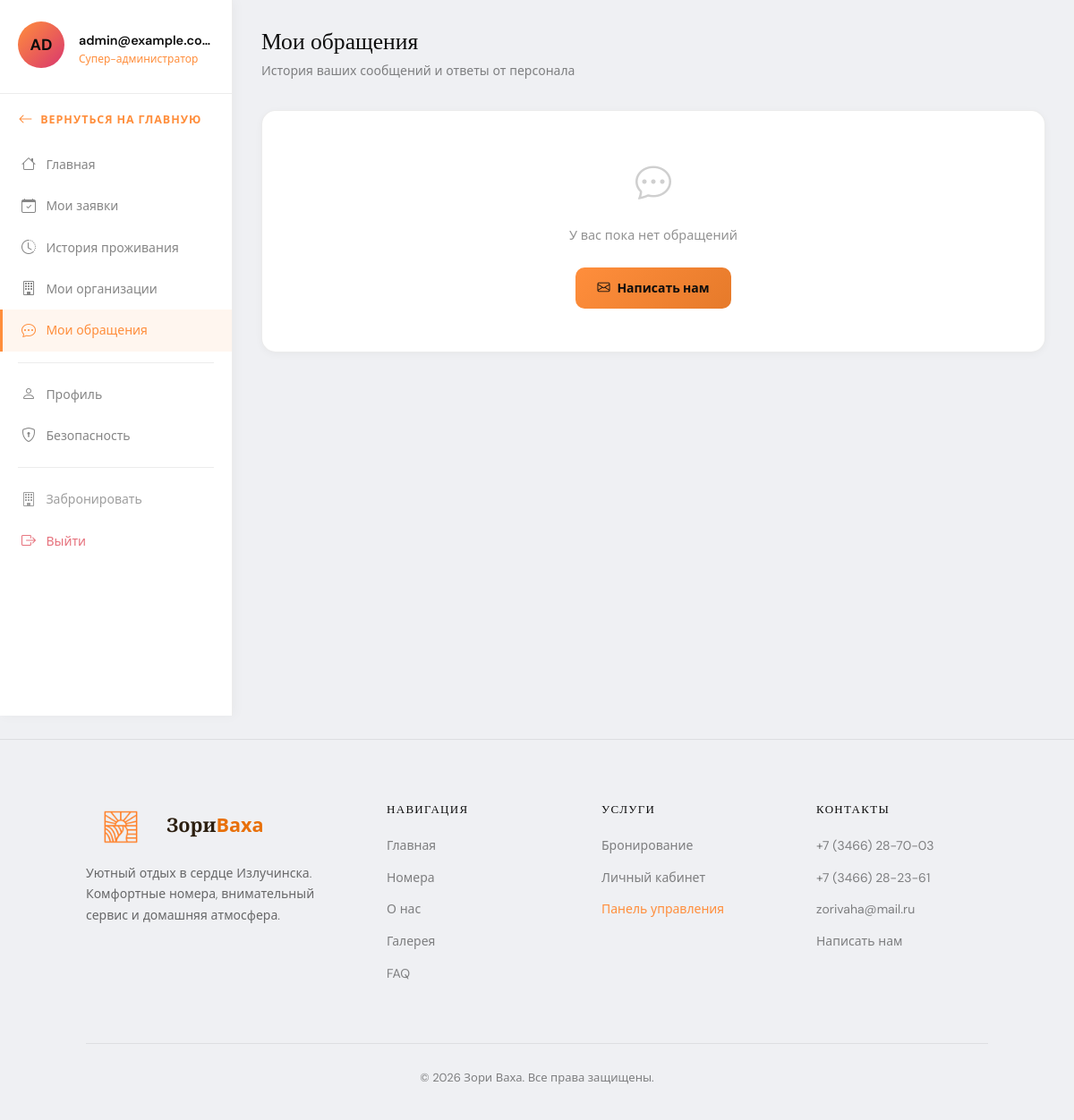
The page /cabinet/messages/ (signed in) on the database its author committed.
### apps/accounts/models.py (models this page shows, shortened)
class User(AbstractUser, TimeStampedModel):
    username = None
    email = models.EmailField(_("email"), unique=True)
    role = models.CharField(
        _("роль"),
        max_length=20,
        choices=UserRole.choices,
        default=UserRole.USER,
        db_index=True,
    )
    phone = models.CharField(
        _("телефон"), max_length=20, blank=True, validators=[phone_validator]
    )
    patronymic = models.CharField(_("отчество"), max_length=150, blank=True)
    date_of_birth = models.DateField(_("дата рождения"), null=True, blank=True)
    avatar = models.ImageField(
        _("аватар"), upload_to="avatars/%Y/%m/", null=True, blank=True
    )
    preferred_language = models.CharField(
        _("язык интерфейса"), max_length=10, default="ru", blank=True,
        choices=[("ru", "Русский"), ("en", "English")],
    )
    marketing_consent    = models.BooleanField(_("согласие на рассылку"), default=False)
    email_notifications  = models.BooleanField(_("email-уведомления"),    default=True)
    USERNAME_FIELD  = "email"
    REQUIRED_FIELDS = []
    objects = UserManager()
    class Meta:
        verbose_name         = _("пользоваостиница")
        verbose_name_plural  = _("пользователи")
        ordering             = ["-created_at"]
        indexes = [
            models.Index(fields=["role", "is_active"]),
        ]
    @property
    def is_plain_user(self) -> bool:
        return self.role == UserRole.USER and not self.is_superuser
    @property
    def is_super_admin(self) -> bool:
        return self.is_superuser or self.role == UserRole.SUPER_ADMIN
    def has_role(self, minimum_role: str) -> bool:
        if self.is_superuser:
            return True
        return role_gte(self.role, minimum_role)
    def get_full_name(self) -> str:
        return " ".join(
            part for part in [self.last_name, self.first_name, self.patronymic] if part
        )
    def get_initials(self) -> str:
        parts = [self.first_name[:1], self.last_name[:1]]
        return "".join(p for p in parts if p).upper() or self.email[:2].upper()
    @property
    def contact_messages_unread_replies_count(self) -> int:
        from apps.notifications.models import ContactReply
        return ContactReply.objects.filter(
            message__sender_user=self,
            is_staff_reply=True,
            is_read_by_guest=False,
        ).count()

### apps/notifications/views.py (the view)
# urls.py: path("messages/",                 views.GuestContactMessagesView.as_view(),       name="my_messages"),
class GuestContactMessagesView(LoginRequiredMixin, View):
    template_name = "accounts/contact_messages.html"
    login_url = "/auth/login/"
    def get(self, request):
        msgs = ContactMessage.objects.filter(
            sender_user=request.user
        ).prefetch_related("replies").order_by("-created_at")
        return render(request, self.template_name, {"messages_qs": msgs})

### apps/core/context_processors.py (called while the page is built)
def site_settings(request):
    return {
        "SITE_NAME": "Зори Ваха",
        "SITE_TAGLINE": "Уютный отдых в тихом посёлке",
        "CONTACT_PHONE": "+7 (3466) 28-70-03",
        "CONTACT_PHONE_SECOND": "+7 (3466) 28-23-61",
        "CONTACT_EMAIL": "zorivaha@mail.ru",
        "DEBUG": settings.DEBUG,
        "footer_links_hotel": [
            ("Номера", "/rooms/"),
            ("О гостинице", "/about/"),
            ("Контакты", "/contacts/"),
        ],
    }

def contact_messages_count(request):
    if not request.user.is_authenticated:
        return {"contact_messages_new_count": 0}
    try:
        from apps.accounts.models import UserRole
        if not request.user.has_role(UserRole.RECEPTIONIST):
            return {"contact_messages_new_count": 0}
        from apps.notifications.models import ContactMessage
        count = ContactMessage.objects.filter(status=ContactMessage.Status.NEW).count()
        return {"contact_messages_new_count": count}
    except Exception:
        return {"contact_messages_new_count": 0}

### apps/core/permissions.py (called while the page is built)
def has_permission(user, permission: Permission) -> bool:
    if not user or not user.is_authenticated:
        return False
    if user.is_superuser:
        return True
    min_role = PERMISSION_ROLE_MAP.get(permission)
    if min_role is None:
        return False
    return user.has_role(min_role)

### templates/accounts/contact_messages.html (shortened to what this page needs)
{% extends "accounts/base_cabinet.html" %}
{% block cabinet_content %}
<h1 class="cabinet-page-title">Мои обращения</h1>
<p class="cabinet-page-subtitle">История ваших сообщений и ответы от персонала</p>
{% if messages_qs %}
<div class="cabinet-card">
  {% for msg in messages_qs %}
  <a href="{% url 'accounts:my_message_detail' msg.pk %}"
     style="display:flex;align-items:flex-start;gap:1rem;padding:1rem 0;
            border-bottom:1px solid rgba(13,13,13,.07);text-decoration:none;
            transition:background .15s"
     onmouseover="this.style.background='rgba(255,142,60,.03)'"
     onmouseout="this.style.background='transparent'">
    <div style="width:40px;height:40px;border-radius:50%;flex-shrink:0;
                display:flex;align-items:center;justify-content:center;
                font-size:.9rem;
                {% if msg.status == 'answered' %}background:rgba(40,167,69,.12);color:#28a745
                {% elif msg.status == 'closed' %}background:rgba(108,117,125,.1);color:#6c757d
                {% else %}background:rgba(255,142,60,.12);color:#ff8e3c{% endif %}">
      <i class="bi bi-{% if msg.status == 'answered' %}check-circle{% elif msg.status == 'closed' %}x-circle{% else %}chat-dots{% endif %}"></i>
    </div>
    <div style="flex:1;min-width:0">
      <div style="font-weight:600;color:#0d0d0d;font-size:.9rem;margin-bottom:.2rem">
        {{ msg.subject|default:"Без темы" }}
        {% if msg.unread_replies_for_guest %}
        <span style="background:#dc3545;color:#fff;border-radius:10px;padding:.1rem .45rem;font-size:.65rem;font-weight:700;margin-left:.4rem">{{ msg.unread_replies_for_guest }} новых</span>
        {% endif %}
      </div>
      <div style="font-size:.8rem;color:rgba(13,13,13,.5);white-space:nowrap;overflow:hidden;text-overflow:ellipsis">
        {{ msg.message|truncatechars:80 }}
      </div>
      <div style="font-size:.72rem;color:rgba(13,13,13,.35);margin-top:.25rem">
        {{ msg.created_at|date:"d.m.Y H:i" }} · {{ msg.replies.count }} ответ(ов)
      </div>
    </div>
    <div style="flex-shrink:0">
      {% if msg.status == "answered" %}
        <span style="background:rgba(40,167,69,.12);color:#28a745;border-radius:6px;padding:.2rem .6rem;font-size:.72rem;font-weight:700">Отвечено</span>
      {% elif msg.status == "closed" %}
        <span style="background:rgba(108,117,125,.1);color:#6c757d;border-radius:6px;padding:.2rem .6rem;font-size:.72rem;font-weight:700">Закрыто</span>
      {% elif msg.status == "in_work" %}
        <span style="background:rgba(13,110,253,.1);color:#0d6efd;border-radius:6px;padding:.2rem .6rem;font-size:.72rem;font-weight:700">В работе</span>
      {% else %}
        <span style="background:rgba(255,142,60,.1);color:#ff8e3c;border-radius:6px;padding:.2rem .6rem;font-size:.72rem;font-weight:700">Новое</span>
      {% endif %}
    </div>
  </a>
  {% endfor %}
</div>
{% else %}
<div class="cabinet-card" style="text-align:center;padding:3rem">
  <i class="bi bi-chat-dots" style="font-size:2.5rem;color:rgba(13,13,13,.2);display:block;margin-bottom:1rem"></i>
  <div style="color:rgba(13,13,13,.45);font-size:.9rem;margin-bottom:1.5rem">У вас пока нет обращений</div>
  <a href="{% url 'hotel:contacts' %}"
     style="display:inline-flex;align-items:center;gap:.5rem;padding:.75rem 1.5rem;
            background:linear-gradient(135deg,#ff8e3c,#e67a2a);border-radius:10px;
            color:#0d0d0d;font-weight:700;text-decoration:none;font-size:.875rem">
    <i class="bi bi-envelope"></i>Написать нам
  </a>
</div>
{% endif %}
{% endblock %}

### templates/accounts/base_cabinet.html (shortened to what this page needs)
{% extends "base.html" %}
{% load static %}
{% block body_class %}cabinet-app{% endblock %}
{% block content %}
<div class="cabinet-layout">
  <aside class="cabinet-sidebar" id="cabinetSidebar">
    <div class="cabinet-sidebar-head">
      <div class="d-flex align-items-center gap-3" style="min-width:0">
        <div class="sidebar-avatar">
          {% if request.user.avatar %}
            <img src="{{ request.user.avatar.url }}" alt="Аватар" />
          {% else %}
            {{ request.user.get_initials }}
          {% endif %}
        </div>
        <div style="min-width:0">
          <div class="sidebar-name" style="overflow:hidden;text-overflow:ellipsis;white-space:nowrap">
            {{ request.user.get_full_name|default:request.user.email }}
          </div>
          <div class="sidebar-role">{{ request.user.get_role_display }}</div>
        </div>
      </div>
    </div>
    <ul class="sidebar-nav">
      <li>
        <a href="{% url 'hotel:index' %}" class="sidebar-site-link">
          <i class="bi bi-arrow-left"></i> Вернуться на главную
        </a>
      </li>
      <li>
        <a href="{% url 'accounts:cabinet' %}"
           class="{% if request.resolver_match.url_name == 'cabinet' %}active{% endif %}">
          <i class="bi bi-house"></i> Главная
        </a>
      </li>
      <li>
        <a href="{% url 'accounts:my_bookings' %}"
           class="{% if 'booking' in request.resolver_match.url_name %}active{% endif %}">
          <i class="bi bi-calendar-check"></i> Мои заявки
        </a>
      </li>
      <li>
        <a href="{% url 'accounts:stay_history' %}"
           class="{% if request.resolver_match.url_name == 'stay_history' %}active{% endif %}">
          <i class="bi bi-clock-history"></i> История проживания
        </a>
      </li>
      <li>
        <a href="{% url 'accounts:my_organizations' %}"
           class="{% if request.resolver_match.url_name == 'my_organizations' %}active{% endif %}">
          <i class="bi bi-building"></i> Мои организации
        </a>
      </li>
      <li>
        <a href="{% url 'accounts:my_messages' %}"
           class="{% if 'message' in request.resolver_match.url_name %}active{% endif %}">
          <i class="bi bi-chat-dots"></i> Мои обращения
        </a>
      </li>
      <div class="sidebar-divider"></div>
      <li>
        <a href="{% url 'accounts:profile' %}"
           class="{% if request.resolver_match.url_name == 'profile' %}active{% endif %}">
          <i class="bi bi-person"></i> Профиль
        </a>
      </li>
      <li>
        <a href="{% url 'accounts:password_change' %}"
           class="{% if request.resolver_match.url_name == 'password_change' %}active{% endif %}">
          <i class="bi bi-shield-lock"></i> Безопасность
        </a>
      </li>
      <div class="sidebar-divider"></div>
      <li>
        <a href="{% url 'hotel:room_list' %}" style="color:rgba(13,13,13,.4)">
          <i class="bi bi-building"></i> Забронировать
        </a>
      </li>
      <li>
        <form method="post" action="/auth/logout/" style="margin:0">
          <button type="submit" style="
            display:flex;align-items:center;gap:.65rem;
            width:100%;padding:.65rem 1.25rem;
            background:none;border:none;cursor:pointer;
            color:rgba(220,53,69,.7);font-size:.875rem;
            border-left:3px solid transparent;
            transition:color .2s,background .2s;"
            onmouseover="this.style.color='#dc3545';this.style.background='rgba(220,53,69,.06)'"
            onmouseout="this.style.color='rgba(220,53,69,.7)';this.style.background='none'">
            <i class="bi bi-box-arrow-right" style="font-size:1rem;width:18px;text-align:center"></i>
            Выйти
          </button>
        </form>
      </li>
    </ul>
  </aside>
  <main class="cabinet-main">
    {% block cabinet_content %}{% endblock %}
  </main>
</div>
{% endblock %}

### static/css/grand-soleil.css (style rules this page uses)
:root { --orange: #E8700A; --orange-light: #F5A04A; --orange-pale: #FDF0E3; --cream: #FDFAF6; --warm-white: #FFF8F2; --sand: #F2E8D9; --stone: #C8B99A; --brown: #7A5C3A; --dark: #2C1F10; --text: #3D2E1E; --text-muted: #8B7355; --border: rgba(200, 185, 154, 0.35); --shadow: 0 8px 40px rgba(44, 31, 16, 0.10); --shadow-lg: 0 20px 80px rgba(44, 31, 16, 0.15); --radius: 16px; --radius-sm: 8px; --transition: 0.35s cubic-bezier(0.4, 0, 0.2, 1); }
* { margin: 0; padding: 0; box-sizing: border-box; }
html { scroll-behavior: smooth; }

### static/css/main.css (style rules this page uses)
:root { --background: #eff0f3; --headline: #0d0d0d; --paragraph: #2a2a2a; --button: #ff8e3c; --button-text: #0d0d0d; --stroke: #0d0d0d; --main: #eff0f3; --highlight: #ff8e3c; --secondary: #ffffff; --tertiary: #d9376e; --primary-rgb: 255, 142, 60; --primary: var(--button); --primary-light: #ffb380; --primary-dark: #e67a2a; --bg-main: var(--background); --bg-secondary: var(--secondary); --bg-tertiary: var(--tertiary); --text-headline: var(--headline); --text-body: var(--paragraph); --text-muted: rgba(13, 13, 13, .6); --border-subtle: rgba(13, 13, 13, .1); --font-serif: 'Cormorant Garamond', Georgia, serif; --font-sans: 'DM Sans', system-ui, -apple-system, BlinkMacSystemFont, 'Segoe UI', sans-serif; --radius-sm: 8px; --radius-md: 12px; --radius-lg: 20px; --transition: .2s ease; }
*, *::before, *::after { box-sizing: border-box; }
html { scroll-behavior: smooth; }
body { font-family: var(--font-sans); background: var(--bg-main); color: var(--text-body); line-height: 1.6; -webkit-font-smoothing: antialiased; }
h1, h2, h3, h4, h5, h6 { font-family: var(--font-serif); color: var(--text-headline); line-height: 1.2; }
a { color: var(--primary); transition: color var(--transition); }
h1, h2, h3, h4, h5, h6, .section-title, .section-heading, .page-hero h1, .form-section-heading { font-family: 'Cormorant Garamond', Georgia, serif !important; }
body, p, span, a, li, td, th, label, input, select, textarea, button, .btn, .nav-link, .dropdown-item, .section-lead, .section-sub, .eyebrow, .section-tag { font-family: 'DM Sans', system-ui, -apple-system, sans-serif !important; }
body.dash-app, body.cabinet-app { padding-top: 0 !important; }

### static/css/hotel.css (style rules this page uses)
:root { --background: #eff0f3; --headline: #0d0d0d; --paragraph: #2a2a2a; --button: #ff8e3c; --button-text: #0d0d0d; --stroke-color: #0d0d0d; --main: #eff0f3; --highlight-color:#ff8e3c; --secondary: #ffffff; --tertiary: #d9376e; --primary-rgb: 255, 142, 60; --primary: var(--button); --primary-light: #ffb380; --primary-dark: #e67a2a; --primary-dim: rgba(var(--primary-rgb), .12); --primary-border:rgba(var(--primary-rgb), .25); --bg-main: var(--background); --bg-secondary: var(--secondary); --bg-tertiary: var(--tertiary); --text-headline: var(--headline); --text-body: var(--paragraph); --text-muted: rgba(13, 13, 13, .6); --text-faint: rgba(13, 13, 13, .35); --text-button: var(--button-text); --stroke: var(--stroke-color); --highlight: var(--highlight-color); --border-subtle: rgba(13, 13, 13, .1); --border-primary:rgba(var(--primary-rgb), .3); --radius-xs: 6px; --radius-sm: 10px; --radius-md: 16px; --radius-lg: 24px; --radius-xl: 32px; --shadow-sm: 0 2px 8px rgba(13, 13, 13, .08); --shadow-md: 0 4px 16px rgba(13, 13, 13, .12); --shadow-lg: 0 8px 32px rgba(13, 13, 13, .16); --shadow-primary:0 4px 20px rgba(var(--primary-rgb), .25); --ease-out: cubic-bezier(.16, 1, .3, 1); --ease-in-out:cubic-bezier(.4, 0, .2, 1); }
body { background: var(--bg-main); color: var(--text-body); font-family: 'DM Sans', system-ui, -apple-system, sans-serif; -webkit-font-smoothing: antialiased; overflow-x: hidden; }

### templates/base.html (style rules this page uses)
html { font-family: 'DM Sans', system-ui, -apple-system, BlinkMacSystemFont, 'Segoe UI', sans-serif; }
body { font-family: 'DM Sans', system-ui, -apple-system, BlinkMacSystemFont, 'Segoe UI', sans-serif; }

### rows shown on the page
User: user.get_initials "AD", user.get_full_name "admin@example.com", user.role "Супер-администратор"

### other values the page prints
{{ CONTACT_PHONE }} "+7 (3466) 28-70-03"
{{ CONTACT_PHONE_SECOND }} "+7 (3466) 28-23-61"
{{ CONTACT_EMAIL }} "zorivaha@mail.ru"
